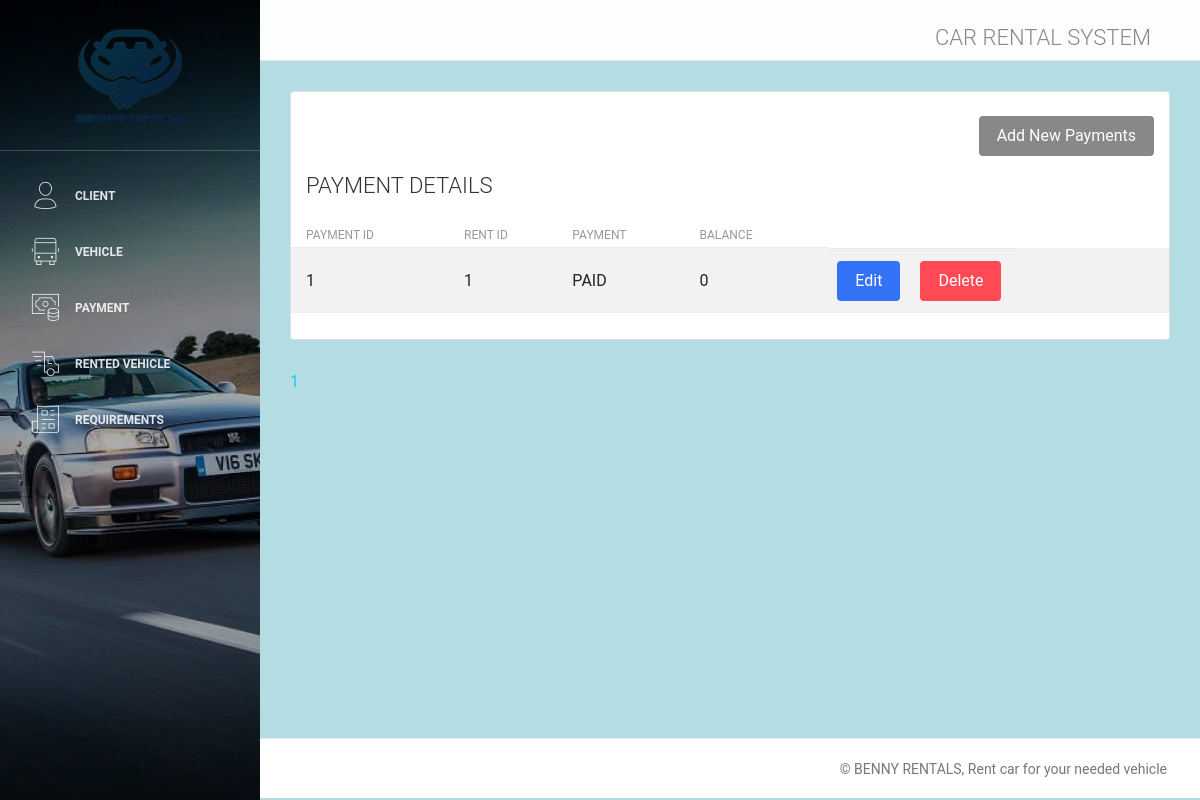
The app's page /payment.php with its own data.
### tables this page shows
CREATE TABLE `payment` (
  `payment_id` int(255) NOT NULL,
  `rent_id` int(255) NOT NULL,
  `mode_payment` varchar(255) NOT NULL,
  `balance` int(255) NOT NULL
);

### payment.php (the view, shortened to what this page needs)
<html lang="en">
<head>
    <link rel="stylesheet" href="https://maxcdn.bootstrapcdn.com/font-awesome/latest/css/font-awesome.min.css" />
    <link href="assets/css/bootstrap.min.css" rel="stylesheet" />
    <link href="assets/css/light-bootstrap-dashboard.css?v=2.0.0 " rel="stylesheet" />
    <link href="assets/css/demo.css" rel="stylesheet" />
</head>
<body>
<?php
        require('config/db.php');
        $results= 15;
        $query = "SELECT * FROM payment";
        $result = mysqli_query($conn, $query);
        $number_of_result = mysqli_num_rows($result);
        $number_of_page = ceil($number_of_result / $results);
        if(!isset($_GET['page'])){
            $page = 1;
        }else{
            $page = $_GET['page'];
        }
        $page_first_ = ($page-1) * $results;
        $query = "SELECT payment.payment_id, payment.rent_id, payment.mode_payment, payment.balance FROM payment
                  WHERE payment.payment_id = payment.payment_id ORDER BY payment.payment_id ASC LIMIT $page_first_, $results";
        $result = mysqli_query($conn, $query);
        $payments = mysqli_fetch_all($result, MYSQLI_ASSOC);
    ?>
<div class="wrapper">
        <div class="sidebar" data-image="assets/img/car.png">
        <div class="sidebar-wrapper">
        <?php include('include/sidebar.php'); ?>
        <div class="main-panel">
        <?php include('include/navbar.php'); ?>
        <div class="content">
        <div class="container-fluid">
                <div class = "row">
                <div class="col-md-12">
                <div class="card strpied-tabled-with-hover">
                <br/>
                <div class="col-md-12">
                    <a href="payment_add.php">
                    <button type="submit" class="btn btn-dark btn-fill pull-right">Add New Payments</button>
                        </a>
                        </div>
                        <div class="card-header ">
                        <h4 class="card-title">PAYMENT DETAILS</h4>
                        </div>
                        <div class="card-body table-full-width table-responsive">
                        <table class="table table-hover table-striped">
                        <thead>
                            <th>Payment ID</th>
                            <th>Rent ID</th>
                            <th>Payment</th>
                            <th>Balance</th>
                        </thead>
                            <tbody>
                        <?php foreach($payments as $payment) : ?>
                            <tr>
                            <td><?php echo $payment['payment_id']; ?></td>
                            <td><?php echo $payment['rent_id']; ?></td>
                            <td><?php echo $payment['mode_payment']; ?></td>
                            <td><?php echo $payment['balance']; ?></td>
                            <td>
                            <a href="payment_edit.php?id=<?php echo $payment['payment_id']; ?>" style="padding-right: 20px;">
                            <button type="submit" class ="btn btn-primary btn-fill pull-right ">Edit</button>
                            </a>
                            <a href="payment_delete.php?payment_id=<?php echo $payment['payment_id']; ?>">
                            <button type="submit" class ="btn btn-danger btn-fill pull-right">Delete</button>
                            </a>
                            </td>
                            </tr>
                        <?php endforeach ?>
                            </tbody>
                            </table>
                            </div>
                        </div>
                    </div>
                    </div>
                    <?php
                        for($page=1; $page <= $number_of_page; $page++){
                        echo '<a href = "client.php?page='. $page .'" style="margin-right: 3px">' . $page . '</a>';
                        }
                    ?>
             </div>
             </div>
             <footer class="footer">
                <div class="container-fluid">
                <nav>
                <p class="copyright text-center">
                            © BENNY RENTALS,
                          Rent car for your needed vehicle
                        </p>
                    </nav>
                </div>
            </footer>
        </div>
</body>
</html>

### records on screen
payment: payment_id "1", rent "1", mode_payment "PAID", balance "0"
